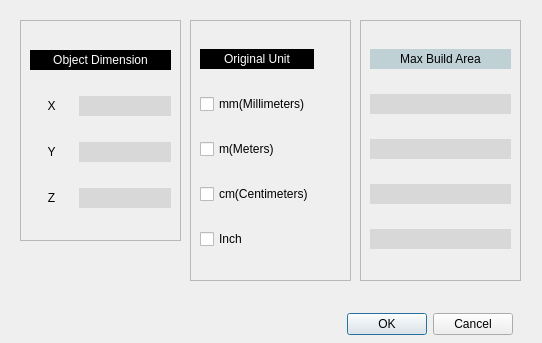
<?xml version="1.0" encoding="UTF-8"?>
<ui version="4.0">
 <class>meshCheckDlg</class>
 <widget class="QDialog" name="meshCheckDlg">
  <property name="geometry">
   <rect>
    <x>0</x>
    <y>0</y>
    <width>542</width>
    <height>343</height>
   </rect>
  </property>
  <property name="windowTitle">
   <string>Dialog</string>
  </property>
  <widget class="QFrame" name="frame">
   <property name="geometry">
    <rect>
     <x>20</x>
     <y>20</y>
     <width>161</width>
     <height>221</height>
    </rect>
   </property>
   <property name="frameShape">
    <enum>QFrame::StyledPanel</enum>
   </property>
   <property name="frameShadow">
    <enum>QFrame::Raised</enum>
   </property>
   <layout class="QGridLayout" name="gridLayout">
    <item row="3" column="0">
     <widget class="QLabel" name="label_2">
      <property name="text">
       <string>X</string>
      </property>
      <property name="alignment">
       <set>Qt::AlignCenter</set>
      </property>
     </widget>
    </item>
    <item row="4" column="0">
     <widget class="QLabel" name="label">
      <property name="text">
       <string>Y</string>
      </property>
      <property name="alignment">
       <set>Qt::AlignCenter</set>
      </property>
     </widget>
    </item>
    <item row="5" column="0">
     <widget class="QLabel" name="label_3">
      <property name="text">
       <string>Z</string>
      </property>
      <property name="alignment">
       <set>Qt::AlignCenter</set>
      </property>
     </widget>
    </item>
    <item row="2" column="0" colspan="3">
     <widget class="QLabel" name="label_4">
      <property name="sizePolicy">
       <sizepolicy hsizetype="Preferred" vsizetype="Fixed">
        <horstretch>0</horstretch>
        <verstretch>0</verstretch>
       </sizepolicy>
      </property>
      <property name="minimumSize">
       <size>
        <width>0</width>
        <height>20</height>
       </size>
      </property>
      <property name="baseSize">
       <size>
        <width>0</width>
        <height>10</height>
       </size>
      </property>
      <property name="styleSheet">
       <string notr="true">
                color: rgb(255, 255, 255);
                background-color: rgb(0, 0, 0);
              </string>
      </property>
      <property name="text">
       <string>Object Dimension</string>
      </property>
      <property name="alignment">
       <set>Qt::AlignCenter</set>
      </property>
      <property name="wordWrap">
       <bool>false</bool>
      </property>
     </widget>
    </item>
    <item row="4" column="1" colspan="2">
     <widget class="QLabel" name="y_dimension">
      <property name="sizePolicy">
       <sizepolicy hsizetype="Preferred" vsizetype="Fixed">
        <horstretch>0</horstretch>
        <verstretch>20</verstretch>
       </sizepolicy>
      </property>
      <property name="minimumSize">
       <size>
        <width>0</width>
        <height>20</height>
       </size>
      </property>
      <property name="styleSheet">
       <string notr="true">background-color: rgb(216, 216, 216);</string>
      </property>
      <property name="text">
       <string/>
      </property>
     </widget>
    </item>
    <item row="5" column="1" colspan="2">
     <widget class="QLabel" name="z_dimension">
      <property name="sizePolicy">
       <sizepolicy hsizetype="Preferred" vsizetype="Fixed">
        <horstretch>0</horstretch>
        <verstretch>20</verstretch>
       </sizepolicy>
      </property>
      <property name="minimumSize">
       <size>
        <width>0</width>
        <height>20</height>
       </size>
      </property>
      <property name="styleSheet">
       <string notr="true">background-color: rgb(216, 216, 216);</string>
      </property>
      <property name="text">
       <string/>
      </property>
     </widget>
    </item>
    <item row="3" column="1" colspan="2">
     <widget class="QLabel" name="x_dimension">
      <property name="sizePolicy">
       <sizepolicy hsizetype="Preferred" vsizetype="Fixed">
        <horstretch>0</horstretch>
        <verstretch>20</verstretch>
       </sizepolicy>
      </property>
      <property name="minimumSize">
       <size>
        <width>0</width>
        <height>20</height>
       </size>
      </property>
      <property name="styleSheet">
       <string notr="true">background-color: rgb(216, 216, 216);</string>
      </property>
      <property name="text">
       <string/>
      </property>
     </widget>
    </item>
   </layout>
  </widget>
  <widget class="QFrame" name="frame_2">
   <property name="geometry">
    <rect>
     <x>360</x>
     <y>20</y>
     <width>161</width>
     <height>261</height>
    </rect>
   </property>
   <property name="frameShape">
    <enum>QFrame::StyledPanel</enum>
   </property>
   <property name="frameShadow">
    <enum>QFrame::Raised</enum>
   </property>
   <layout class="QVBoxLayout" name="verticalLayout">
    <item>
     <widget class="QLabel" name="maxBuildLA">
      <property name="sizePolicy">
       <sizepolicy hsizetype="Preferred" vsizetype="Fixed">
        <horstretch>0</horstretch>
        <verstretch>0</verstretch>
       </sizepolicy>
      </property>
      <property name="minimumSize">
       <size>
        <width>0</width>
        <height>20</height>
       </size>
      </property>
      <property name="styleSheet">
       <string notr="true">
                color: rgb(0, 0, 0);
                background-color: rgb(192, 209, 213);
              </string>
      </property>
      <property name="text">
       <string>Max Build Area</string>
      </property>
      <property name="alignment">
       <set>Qt::AlignCenter</set>
      </property>
     </widget>
    </item>
    <item>
     <widget class="QLabel" name="maxMmLA">
      <property name="sizePolicy">
       <sizepolicy hsizetype="Preferred" vsizetype="Fixed">
        <horstretch>0</horstretch>
        <verstretch>0</verstretch>
       </sizepolicy>
      </property>
      <property name="minimumSize">
       <size>
        <width>0</width>
        <height>20</height>
       </size>
      </property>
      <property name="styleSheet">
       <string notr="true">background-color: rgb(216, 216, 216);</string>
      </property>
      <property name="text">
       <string/>
      </property>
      <property name="alignment">
       <set>Qt::AlignCenter</set>
      </property>
     </widget>
    </item>
    <item>
     <widget class="QLabel" name="maxMeterLA">
      <property name="sizePolicy">
       <sizepolicy hsizetype="Preferred" vsizetype="Fixed">
        <horstretch>0</horstretch>
        <verstretch>0</verstretch>
       </sizepolicy>
      </property>
      <property name="minimumSize">
       <size>
        <width>0</width>
        <height>20</height>
       </size>
      </property>
      <property name="styleSheet">
       <string notr="true">
                background-color: rgb(216, 216, 216);
              </string>
      </property>
      <property name="text">
       <string/>
      </property>
      <property name="alignment">
       <set>Qt::AlignCenter</set>
      </property>
     </widget>
    </item>
    <item>
     <widget class="QLabel" name="maxCmLA">
      <property name="sizePolicy">
       <sizepolicy hsizetype="Preferred" vsizetype="Fixed">
        <horstretch>0</horstretch>
        <verstretch>0</verstretch>
       </sizepolicy>
      </property>
      <property name="minimumSize">
       <size>
        <width>0</width>
        <height>20</height>
       </size>
      </property>
      <property name="styleSheet">
       <string notr="true">
                background-color: rgb(216, 216, 216);
              </string>
      </property>
      <property name="text">
       <string/>
      </property>
      <property name="alignment">
       <set>Qt::AlignCenter</set>
      </property>
     </widget>
    </item>
    <item>
     <widget class="QLabel" name="maxInchLA">
      <property name="sizePolicy">
       <sizepolicy hsizetype="Preferred" vsizetype="Fixed">
        <horstretch>0</horstretch>
        <verstretch>0</verstretch>
       </sizepolicy>
      </property>
      <property name="minimumSize">
       <size>
        <width>0</width>
        <height>20</height>
       </size>
      </property>
      <property name="styleSheet">
       <string notr="true">background-color: rgb(216, 216, 216);</string>
      </property>
      <property name="text">
       <string/>
      </property>
      <property name="alignment">
       <set>Qt::AlignCenter</set>
      </property>
     </widget>
    </item>
   </layout>
  </widget>
  <widget class="QFrame" name="frame_3">
   <property name="geometry">
    <rect>
     <x>190</x>
     <y>20</y>
     <width>161</width>
     <height>261</height>
    </rect>
   </property>
   <property name="frameShape">
    <enum>QFrame::StyledPanel</enum>
   </property>
   <property name="frameShadow">
    <enum>QFrame::Raised</enum>
   </property>
   <layout class="QGridLayout" name="gridLayout_2">
    <item row="1" column="0">
     <widget class="QLabel" name="label_12">
      <property name="sizePolicy">
       <sizepolicy hsizetype="Preferred" vsizetype="Fixed">
        <horstretch>0</horstretch>
        <verstretch>0</verstretch>
       </sizepolicy>
      </property>
      <property name="minimumSize">
       <size>
        <width>0</width>
        <height>20</height>
       </size>
      </property>
      <property name="styleSheet">
       <string notr="true">
                background-color: rgb(0, 0, 0);
                color: rgb(255, 255, 255);
              </string>
      </property>
      <property name="text">
       <string>Original Unit</string>
      </property>
      <property name="alignment">
       <set>Qt::AlignCenter</set>
      </property>
     </widget>
    </item>
    <item row="3" column="0">
     <widget class="QCheckBox" name="meterCHB">
      <property name="text">
       <string>m(Meters)</string>
      </property>
     </widget>
    </item>
    <item row="2" column="0" colspan="2">
     <widget class="QCheckBox" name="mmCHB">
      <property name="text">
       <string>mm(Millimeters)</string>
      </property>
     </widget>
    </item>
    <item row="4" column="0">
     <widget class="QCheckBox" name="cmCHB">
      <property name="text">
       <string>cm(Centimeters)</string>
      </property>
     </widget>
    </item>
    <item row="5" column="0">
     <widget class="QCheckBox" name="inchCHB">
      <property name="text">
       <string>Inch</string>
      </property>
     </widget>
    </item>
   </layout>
  </widget>
  <widget class="QDialogButtonBox" name="buttonBox">
   <property name="geometry">
    <rect>
     <x>320</x>
     <y>310</y>
     <width>193</width>
     <height>28</height>
    </rect>
   </property>
   <property name="standardButtons">
    <set>QDialogButtonBox::Cancel|QDialogButtonBox::Ok</set>
   </property>
  </widget>
 </widget>
 <resources/>
 <connections/>
</ui>
